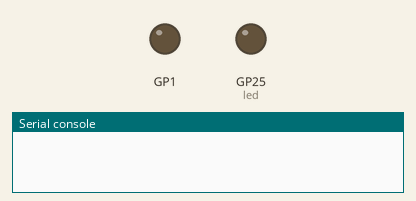
Recording of a program running on a simulated Raspberry Pi Pico running MicroPython. Shown: output pins drawn as LEDs (lit = HIGH), the last lines printed to the serial console. Files the program writes start out absent. At 14.8 s the program stops and its outputs stay as they are.

Above: at 0.6 s.
At 11.2 s:
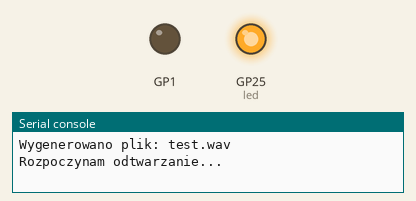
At 11.8 s:
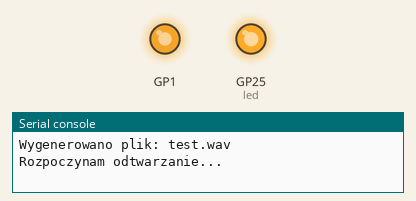
Timing chart, 0 to 11.7 s (numbered marks = the images above):
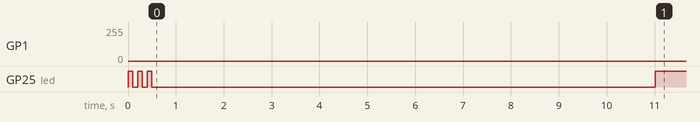

The program:

generate_test_wav.py
```python
# main.py
from machine import Pin, PWM
import time
import struct


class WavGenerator:
    def __init__(self):
        """Inicjalizacja generatora WAV"""
        # Parametry WAV
        self.sample_rate = 44100
        self.bits_per_sample = 16
        self.channels = 1

    def create_wav_header(self, data_size):
        """Tworzenie nagłówka WAV"""
        header = bytearray()
        # RIFF chunk descriptor
        header.extend(b'RIFF')
        header.extend(struct.pack('<I', data_size + 36))  # Rozmiar całego pliku - 8
        header.extend(b'WAVE')

        # Format chunk
        header.extend(b'fmt ')
        header.extend(struct.pack('<I', 16))  # Rozmiar chunka format (16 dla PCM)
        header.extend(struct.pack('<H', 1))  # Format audio (1 dla PCM)
        header.extend(struct.pack('<H', self.channels))  # Liczba kanałów
        header.extend(struct.pack('<I', self.sample_rate))  # Częstotliwość próbkowania
        bytes_per_second = self.sample_rate * self.channels * self.bits_per_sample // 8
        header.extend(struct.pack('<I', bytes_per_second))  # Bajty na sekundę
        block_align = self.channels * self.bits_per_sample // 8
        header.extend(struct.pack('<H', block_align))  # Block align
        header.extend(struct.pack('<H', self.bits_per_sample))  # Bity na próbkę

        # Data chunk
        header.extend(b'data')
        header.extend(struct.pack('<I', data_size))  # Rozmiar danych

        return header

    def generate_test_file(self, filename="test.wav", duration=1, frequency=440):
        """Generowanie pliku testowego WAV"""
        # Oblicz parametry
        num_samples = int(self.sample_rate * duration)
        amplitude = 32767  # Maksymalna amplituda dla 16-bit

        try:
            with open(filename, 'wb') as file:
                # Zapisz tymczasowy nagłówek
                data_size = num_samples * 2  # 2 bajty na próbkę
                header = self.create_wav_header(data_size)
                file.write(header)

                # Generuj i zapisz dane
                for i in range(num_samples):
                    # Uproszczona generacja sinusoidy
                    t = i / self.sample_rate
                    value = int(amplitude * ((t * frequency) % 2 - 1))
                    file.write(struct.pack('<h', value))

            print(f"Wygenerowano plik: {filename}")
            return True

        except Exception as e:
            print(f"Błąd podczas generowania pliku: {e}")
            return False


class AudioPlayer:
    def __init__(self, PORT=1):
        # PWM dla audio
        self.audio_out = PWM(Pin(PORT))  # GP0
        self.audio_out.freq(44100)
        self.audio_out.duty_u16(0)

        # LED do sygnalizacji
        self.led = Pin("LED", Pin.OUT)
        self.show_ready()

    def show_ready(self):
        """Sygnalizacja gotowości"""
        for _ in range(3):
            self.led.toggle()
            time.sleep(0.1)
            self.led.toggle()
            time.sleep(0.1)

    def play(self, filename="test.wav"):
        """Odtwórz plik WAV"""
        try:
            with open(filename, 'rb') as f:
                # Pomiń nagłówek WAV
                f.seek(44)

                print("Rozpoczynam odtwarzanie...")
                self.led.value(1)

                while True:
                    # Czytaj próbkę 16-bit
                    sample = f.read(2)
                    if not sample or len(sample) != 2:
                        break

                    # Konwertuj na wartość 16-bit
                    value = sample[0] | (sample[1] << 8)
                    # Przeskaluj na zakres PWM
                    pwm_value = value + 32768  # Przesuń z -32768..32767 na 0..65535

                    # Wyślij na PWM
                    self.audio_out.duty_u16(pwm_value)
                    time.sleep_us(20)  # Małe opóźnienie dla stabilności

                print("Zakończono odtwarzanie")
                self.led.value(0)
                self.audio_out.duty_u16(0)

        except OSError as e:
            print(f"Nie znaleziono pliku {filename}")
            self.show_error()
        except Exception as e:
            print("Błąd:", e)
            self.show_error()

    def show_error(self):
        """Sygnalizacja błędu"""
        for _ in range(5):
            self.led.toggle()
            time.sleep(0.05)
            self.led.toggle()
            time.sleep(0.05)


# Utworzenie instancji
generator = WavGenerator()
player = AudioPlayer(1)

# Wygeneruj plik testowy
generator.generate_test_file(frequency=440)  # 440 Hz (dźwięk A4)
player.play("test.wav")

print("\nSystem gotowy!")
print("Dostępne komendy:")
print("player.play() - odtwórz dźwięk")
print("generator.generate_test_file(frequency=440) - generuj nowy plik")
```
